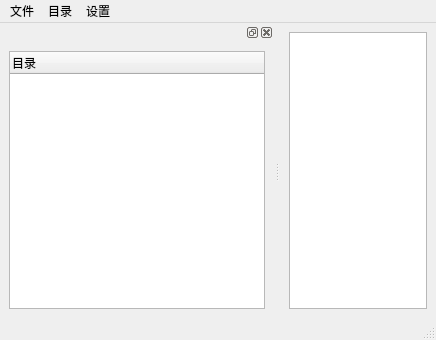
<?xml version="1.0" encoding="UTF-8"?>
<ui version="4.0">
 <class>MainWindow</class>
 <widget class="QMainWindow" name="MainWindow">
  <property name="geometry">
   <rect>
    <x>0</x>
    <y>0</y>
    <width>436</width>
    <height>340</height>
   </rect>
  </property>
  <property name="windowTitle">
   <string>MainWindow</string>
  </property>
  <widget class="QWidget" name="centralwidget">
   <layout class="QGridLayout" name="gridLayout">
    <item row="0" column="0">
     <widget class="QTextEdit" name="text">
      <property name="readOnly">
       <bool>true</bool>
      </property>
     </widget>
    </item>
   </layout>
  </widget>
  <widget class="QMenuBar" name="menuBar">
   <property name="geometry">
    <rect>
     <x>0</x>
     <y>0</y>
     <width>436</width>
     <height>22</height>
    </rect>
   </property>
   <widget class="QMenu" name="menu">
    <property name="title">
     <string>文件</string>
    </property>
    <addaction name="open"/>
   </widget>
   <widget class="QMenu" name="menu_2">
    <property name="title">
     <string>目录</string>
    </property>
    <addaction name="enterRe"/>
    <addaction name="openList"/>
   </widget>
   <widget class="QMenu" name="menu_3">
    <property name="title">
     <string>设置</string>
    </property>
    <addaction name="setFont"/>
    <addaction name="startDownload"/>
   </widget>
   <addaction name="menu"/>
   <addaction name="menu_2"/>
   <addaction name="menu_3"/>
  </widget>
  <widget class="QStatusBar" name="massager"/>
  <widget class="QDockWidget" name="dockWidget">
   <attribute name="dockWidgetArea">
    <number>1</number>
   </attribute>
   <widget class="QWidget" name="dockWidgetContents">
    <layout class="QGridLayout" name="gridLayout_2">
     <item row="0" column="0">
      <widget class="QTreeWidget" name="showNovelList">
       <column>
        <property name="text">
         <string>目录</string>
        </property>
       </column>
      </widget>
     </item>
    </layout>
   </widget>
  </widget>
  <action name="open">
   <property name="text">
    <string>打开</string>
   </property>
  </action>
  <action name="enterRe">
   <property name="text">
    <string>输入正则表达式</string>
   </property>
  </action>
  <action name="openList">
   <property name="text">
    <string>打开目录</string>
   </property>
  </action>
  <action name="setFont">
   <property name="text">
    <string>设置字体</string>
   </property>
  </action>
  <action name="startDownload">
   <property name="text">
    <string>启动电子书下载器</string>
   </property>
  </action>
 </widget>
 <resources/>
 <connections/>
</ui>
